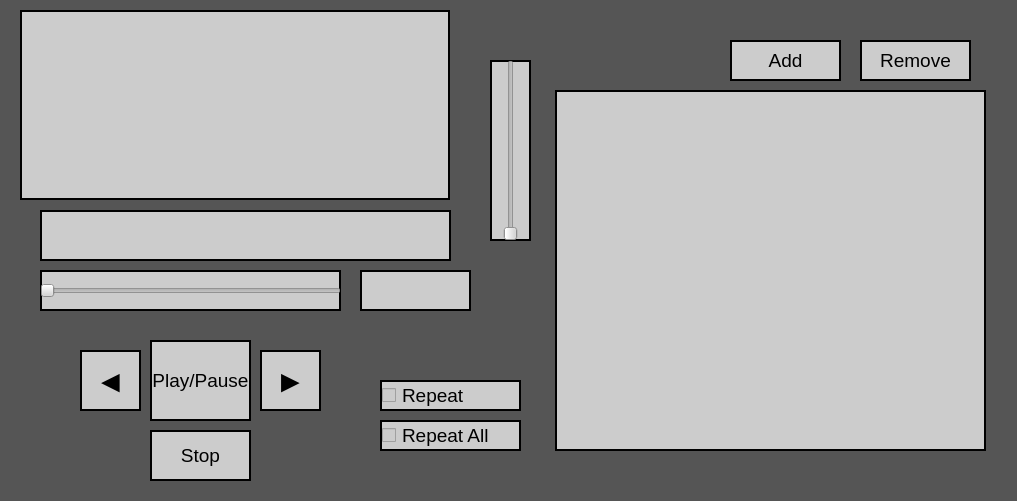
<?xml version="1.0" encoding="UTF-8"?>
<ui version="4.0">
 <class>musPlayer</class>
 <widget class="QMainWindow" name="musPlayer">
  <property name="geometry">
   <rect>
    <x>0</x>
    <y>0</y>
    <width>1017</width>
    <height>501</height>
   </rect>
  </property>
  <property name="acceptDrops">
   <bool>true</bool>
  </property>
  <property name="windowTitle">
   <string>musPlayer</string>
  </property>
  <property name="autoFillBackground">
   <bool>false</bool>
  </property>
  <property name="styleSheet">
   <string notr="true">QWidget{background-color: #555555;}
QPushButton{
background-color: #CCCCCC;
font-size: 19px;
border: 2px solid black;	
}
QListWidget{
background-color: #CCCCCC;
font-size: 19px;	
border: 2px solid black;
}
QLabel{
background-color: #CCCCCC;
font-size: 19px;	
border: 2px solid black;
}
QCheckBox{
background-color: #CCCCCC;
font-size: 19px;	
border: 2px solid black;
}
QSlider{
background-color: #CCCCCC;
font-size: 19px;	
border: 2px solid black;
}</string>
  </property>
  <widget class="QWidget" name="centralwidget">
   <widget class="QPushButton" name="playPauseButton">
    <property name="geometry">
     <rect>
      <x>150</x>
      <y>340</y>
      <width>101</width>
      <height>81</height>
     </rect>
    </property>
    <property name="text">
     <string>Play/Pause</string>
    </property>
   </widget>
   <widget class="QPushButton" name="removeButton">
    <property name="geometry">
     <rect>
      <x>860</x>
      <y>40</y>
      <width>111</width>
      <height>41</height>
     </rect>
    </property>
    <property name="text">
     <string>Remove</string>
    </property>
   </widget>
   <widget class="QLabel" name="musicname">
    <property name="geometry">
     <rect>
      <x>40</x>
      <y>210</y>
      <width>411</width>
      <height>51</height>
     </rect>
    </property>
    <property name="layoutDirection">
     <enum>Qt::LeftToRight</enum>
    </property>
    <property name="autoFillBackground">
     <bool>false</bool>
    </property>
    <property name="text">
     <string/>
    </property>
    <property name="alignment">
     <set>Qt::AlignCenter</set>
    </property>
   </widget>
   <widget class="QPushButton" name="addButton">
    <property name="geometry">
     <rect>
      <x>730</x>
      <y>40</y>
      <width>111</width>
      <height>41</height>
     </rect>
    </property>
    <property name="text">
     <string>Add</string>
    </property>
   </widget>
   <widget class="QPushButton" name="stopButton">
    <property name="geometry">
     <rect>
      <x>150</x>
      <y>430</y>
      <width>101</width>
      <height>51</height>
     </rect>
    </property>
    <property name="text">
     <string>Stop</string>
    </property>
   </widget>
   <widget class="QPushButton" name="prevButton">
    <property name="geometry">
     <rect>
      <x>80</x>
      <y>350</y>
      <width>61</width>
      <height>61</height>
     </rect>
    </property>
    <property name="styleSheet">
     <string notr="true">font-size: 31px;</string>
    </property>
    <property name="text">
     <string>◄</string>
    </property>
   </widget>
   <widget class="QPushButton" name="nextButton">
    <property name="geometry">
     <rect>
      <x>260</x>
      <y>350</y>
      <width>61</width>
      <height>61</height>
     </rect>
    </property>
    <property name="cursor">
     <cursorShape>ArrowCursor</cursorShape>
    </property>
    <property name="styleSheet">
     <string notr="true">font-size: 31px;</string>
    </property>
    <property name="text">
     <string>►</string>
    </property>
    <property name="flat">
     <bool>false</bool>
    </property>
   </widget>
   <widget class="QLabel" name="muspikt">
    <property name="geometry">
     <rect>
      <x>20</x>
      <y>10</y>
      <width>430</width>
      <height>190</height>
     </rect>
    </property>
    <property name="text">
     <string/>
    </property>
    <property name="pixmap">
     <pixmap>C:/Users/Viktor/Downloads/muspikt.jpg</pixmap>
    </property>
    <property name="scaledContents">
     <bool>true</bool>
    </property>
   </widget>
   <widget class="QSlider" name="volumeSlider">
    <property name="geometry">
     <rect>
      <x>490</x>
      <y>60</y>
      <width>41</width>
      <height>181</height>
     </rect>
    </property>
    <property name="orientation">
     <enum>Qt::Vertical</enum>
    </property>
   </widget>
   <widget class="QCheckBox" name="repeatBox">
    <property name="geometry">
     <rect>
      <x>380</x>
      <y>380</y>
      <width>141</width>
      <height>31</height>
     </rect>
    </property>
    <property name="text">
     <string>Repeat</string>
    </property>
   </widget>
   <widget class="QCheckBox" name="repeatallBox">
    <property name="geometry">
     <rect>
      <x>380</x>
      <y>420</y>
      <width>141</width>
      <height>31</height>
     </rect>
    </property>
    <property name="text">
     <string>Repeat All</string>
    </property>
   </widget>
   <widget class="QListWidget" name="musiclist">
    <property name="geometry">
     <rect>
      <x>555</x>
      <y>90</y>
      <width>431</width>
      <height>361</height>
     </rect>
    </property>
   </widget>
   <widget class="QLabel" name="timerLabel">
    <property name="geometry">
     <rect>
      <x>360</x>
      <y>270</y>
      <width>111</width>
      <height>41</height>
     </rect>
    </property>
    <property name="text">
     <string/>
    </property>
   </widget>
   <widget class="QSlider" name="songSlider">
    <property name="geometry">
     <rect>
      <x>40</x>
      <y>270</y>
      <width>301</width>
      <height>41</height>
     </rect>
    </property>
    <property name="orientation">
     <enum>Qt::Horizontal</enum>
    </property>
   </widget>
  </widget>
 </widget>
 <resources/>
 <connections/>
</ui>
